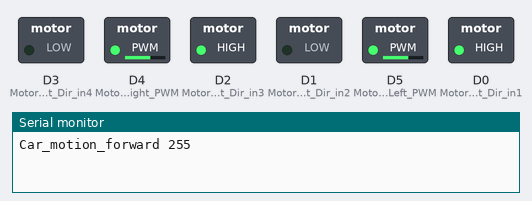
A sketch run on a simulated ESP8266 (NodeMCU). Shown: switched loads named in the sketch (green lamp = pin HIGH), the last lines printed to the serial monitor.

Above: at 0.05 s.
At 11.25 s:
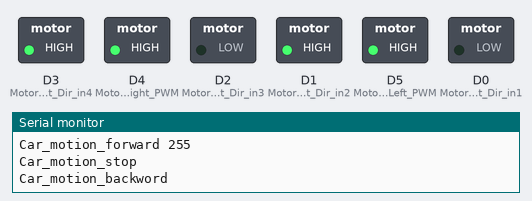
At 22.45 s:
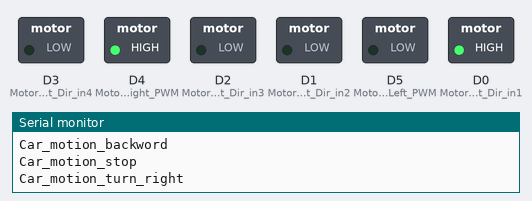
At 33.65 s:
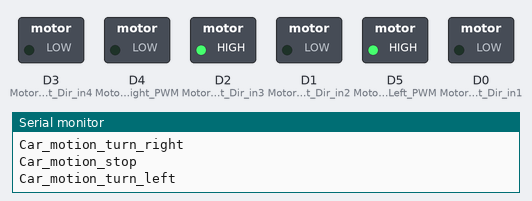
At 44.85 s:
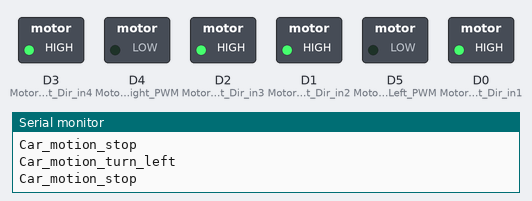
Timing chart, 0 to 58.5 s (numbered marks = the images above):
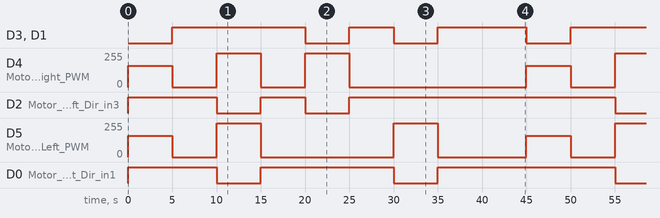

The sketch:

Motor_Driver_test.ino
```cpp
#include "Moto_Driver.h"

    // angle 1 == manuplate right
    // angle 2 == manuplate left
    // angle 3 == manuplate reverse left
    // angle 4 == manuplate reverse Right


void setup() {
    // put your setup code here, to run once:
    Motor_Driver_init();
    Serial.begin(115200);
}

void loop() {
    // put your main code here, to run repeatedly:
    /*
    Serial.println("Car_motion_forward 255");
    Car_motion_forward(255);
    delay(10000);
    Car_motion_stop();
    delay(10000);

    Serial.println("Car_motion_forward 255");
    Car_motion_forward(50);
    delay(10000);
    Car_motion_stop();
    delay(10000);

    Serial.println("Car_motion_forward 255");
    Car_motion_forward(70);
    delay(10000);
    Car_motion_stop();
    delay(10000);

    Serial.println("Car_motion_forward 255");
    Car_motion_forward(100);
    delay(10000);
    Car_motion_stop();
    delay(10000);

    Serial.println("Car_motion_forward 255");
    Car_motion_forward(150);
    delay(10000);
    Car_motion_stop();
    delay(10000);

    Serial.println("Car_motion_forward 255");
    Car_motion_forward(170);
    delay(10000);
    Car_motion_stop();
    delay(10000);

    Serial.println("Car_motion_forward 255");
    Car_motion_forward(200);
    delay(10000);
    Car_motion_stop();
    delay(10000);

    Serial.println("Car_motion_forward 255");
    Car_motion_forward(220);
    delay(10000);
    Car_motion_stop();
    delay(10000);
    */

    Serial.println("Car_motion_forward 255");
    Car_motion_forward(160);
    delay(5000);
    Serial.println("Car_motion_stop");
    Car_motion_stop();
    delay(5000);
    Serial.println("Car_motion_backword");
    Car_motion_backword(255);
    delay(5000);
    Serial.println("Car_motion_stop");
    Car_motion_stop();
    delay(5000);
    Serial.println("Car_motion_turn_right");
    Car_motion_turn_right(255);
    delay(5000);
    Serial.println("Car_motion_stop");
    Car_motion_stop();
    delay(5000);
    Serial.println("Car_motion_turn_left");
    Car_motion_turn_left(255);
    delay(5000);
    Serial.println("Car_motion_stop");
    Car_motion_stop();

    delay(10000);


   /*

    Serial.println("Car_motion_forward");
    Car_motion_forward(255);
   delay(5000);
   Car_motion_stop();
    delay(5000);
   Serial.println("angle 1 == manuplate right");
   Car_motion_manipulation(1);
    delay(10000);
    Car_motion_stop();
    delay(5000);
    Serial.println("angle 2 == manuplate Left");
   Car_motion_manipulation(2);
    delay(10000);
    Car_motion_stop();
    delay(5000);
    Serial.println("angle 3 == manuplate reverse left");
   Car_motion_manipulation(3);
    delay(10000);
    Car_motion_stop();
    delay(5000);
    Serial.println("angle 4 == manuplate reverse Right");
   Car_motion_manipulation(4);

    delay(10000);
    */
}
```

Moto_Driver.cpp
```cpp
#include "Pinout.h"
#include "Moto_Driver.h"
#include "Arduino.h"


void Motor_Driver_init() {
  // put your setup code here, to run once:
pinMode(Motor_Driver_Right_Dir_in1,OUTPUT);
pinMode(Motor_Driver_Right_Dir_in2,OUTPUT);

pinMode(Motor_Driver_Left_Dir_in3,OUTPUT);
pinMode(Motor_Driver_Left_Dir_in4,OUTPUT);

pinMode(Motor_Driver_Right_PWM,OUTPUT);
pinMode(Motor_Driver_Left_PWM,OUTPUT);

}


void Car_motion_forward(int speed)
{
    digitalWrite(Motor_Driver_Right_Dir_in1,HIGH);
    digitalWrite(Motor_Driver_Right_Dir_in2,LOW);

    digitalWrite(Motor_Driver_Left_Dir_in3,HIGH);
    digitalWrite(Motor_Driver_Left_Dir_in4,LOW);

    Car_motion_acceleration_full(speed);
}

void Car_motion_backword(int speed)
{
    digitalWrite(Motor_Driver_Right_Dir_in1,LOW);
    digitalWrite(Motor_Driver_Right_Dir_in2,HIGH);

    digitalWrite(Motor_Driver_Left_Dir_in3,LOW);
    digitalWrite(Motor_Driver_Left_Dir_in4,HIGH);

    Car_motion_acceleration_full( speed);
}

void Car_motion_turn_left(int speed)
{
    digitalWrite(Motor_Driver_Left_Dir_in3,HIGH);
    digitalWrite(Motor_Driver_Left_Dir_in4,LOW);

    digitalWrite(Motor_Driver_Right_Dir_in1,LOW);
    digitalWrite(Motor_Driver_Right_Dir_in2,LOW);

    Car_motion_acceleration_Left( speed);
}


void Car_motion_turn_right(int speed)
{
    digitalWrite(Motor_Driver_Right_Dir_in1,HIGH);
    digitalWrite(Motor_Driver_Right_Dir_in2,LOW);

    digitalWrite(Motor_Driver_Left_Dir_in3,LOW);
    digitalWrite(Motor_Driver_Left_Dir_in4,LOW);
    Car_motion_acceleration_Right( speed);
}

void Car_motion_reverse_right(int speed)
{
    digitalWrite(Motor_Driver_Left_Dir_in3,HIGH);
    digitalWrite(Motor_Driver_Left_Dir_in4,LOW);

    digitalWrite(Motor_Driver_Right_Dir_in1,LOW);
    digitalWrite(Motor_Driver_Right_Dir_in2,LOW);

    Car_motion_acceleration_Left( speed);
}


void Car_motion_reverse_left(int speed)
{
    digitalWrite(Motor_Driver_Right_Dir_in1,HIGH);
    digitalWrite(Motor_Driver_Right_Dir_in2,LOW);

    digitalWrite(Motor_Driver_Left_Dir_in3,LOW);
    digitalWrite(Motor_Driver_Left_Dir_in4,LOW);
    Car_motion_acceleration_Right( speed);
}

void Car_motion_stop()
{
    // Car stop
    digitalWrite(Motor_Driver_Right_Dir_in1,HIGH);
    digitalWrite(Motor_Driver_Right_Dir_in2,HIGH);

    digitalWrite(Motor_Driver_Left_Dir_in3,HIGH);
    digitalWrite(Motor_Driver_Left_Dir_in4,HIGH);

    analogWrite(Motor_Driver_Right_PWM,0);
    analogWrite(Motor_Driver_Left_PWM,0);
}


void Car_motion_acceleration_full(int speed)
{
    analogWrite(Motor_Driver_Right_PWM,speed);
    analogWrite(Motor_Driver_Left_PWM,speed);
}

void Car_motion_acceleration_Right(int speed)
{
  analogWrite(Motor_Driver_Right_PWM,speed);
}

void Car_motion_acceleration_Left(int speed)
{
   analogWrite(Motor_Driver_Left_PWM,speed);
}


void Car_motion_manipulation(int angle)
{
    // angle 1 == manuplate right
    // angle 2 == manuplate left
    // angle 3 == manuplate reverse left
    // angle 4 == manuplate reverse Right

    if (angle == 1)
    {
        Car_motion_turn_right(100);
        //delayMicroseconds(1000);
        delay(500);
        Car_motion_stop();
    }
    else if (angle == 1)
    {
        Car_motion_turn_left(100);
        //delayMicroseconds(1000);
        delay(500);
        Car_motion_stop();
    }
    else if (angle == 3)
    {
        Car_motion_reverse_left(100);
        //delayMicroseconds(1000);
        delay(500);
        Car_motion_stop();
    }
    else if (angle == 4)
    {
        Car_motion_reverse_right(100);
        //delayMicroseconds(1000);
        delay(500);
        Car_motion_stop();
    }


}

// End of file
```

Moto_Driver.h
```cpp
//
// Created by Mahmoud Elmohtady on 21/05/2023.
//

#ifndef C_PROGRAMMING_MOTO_DRIVER_H
#define C_PROGRAMMING_MOTO_DRIVER_H

#define Motor_speed 150

void Motor_Driver_init();
void Car_motion_forward(int speed);
void Car_motion_backword(int speed);
void Car_motion_turn_right(int speed);
void Car_motion_turn_left(int speed);
void Car_motion_stop();
void Car_motion_manipulation(int angle) ;

void Car_motion_reverse_left(int speed);
void Car_motion_reverse_right(int speed);

void Car_motion_acceleration_full(int speed);
void Car_motion_acceleration_Right(int speed);
void Car_motion_acceleration_Left(int speed);

#endif //C_PROGRAMMING_MOTO_DRIVER_H
```

Pinout.h
```cpp
// Pinout defenitions


#define Motor_Driver_Right_PWM D4 // D4 PWM Left wheel ENA
#define Motor_Driver_Left_PWM D5  // D5 pwm Right wheel ENB


// Motor R F
#define Motor_Driver_Right_Dir_in1  D0 // d0 in2
#define Motor_Driver_Right_Dir_in2  D1 // d1  in1

// Motor R B
#define Motor_Driver_Left_Dir_in3   D2 // d2  in3
#define Motor_Driver_Left_Dir_in4   D3 // d3  in4
```

Measured:
- by itself, D4 (Motor_Driver_Right_PWM): repeats every 45.0 s: 2 × (0/255 5.0 s, 255/255 5.0 s), 0/255 20.0 s, 160/255 5.0 s
- by itself, D2 (Motor_Driver_Left_Dir_in3): repeats every 45.0 s: LOW 5.0 s, HIGH 5.0 s, LOW 5.0 s, HIGH 30.0 s
- by itself, D5 (Motor_Driver_Left_PWM): repeats every 45.0 s: 0/255 5.0 s, 255/255 5.0 s, 0/255 15.0 s, 255/255 5.0 s, 0/255 10.0 s, 160/255 5.0 s
- by itself, D0 (Motor_Driver_Right_Dir_in1): repeats every 45.0 s: LOW 5.0 s, HIGH 15.0 s, LOW 5.0 s, HIGH 20.0 s
- by itself, D3 (Motor_Driver_Left_Dir_in4), D1 (Motor_Driver_Right_Dir_in2): repeats every 45.0 s: LOW 5.0 s, HIGH 5.0 s, LOW 5.0 s, HIGH 10.0 s, LOW 5.0 s, HIGH 15.0 s
